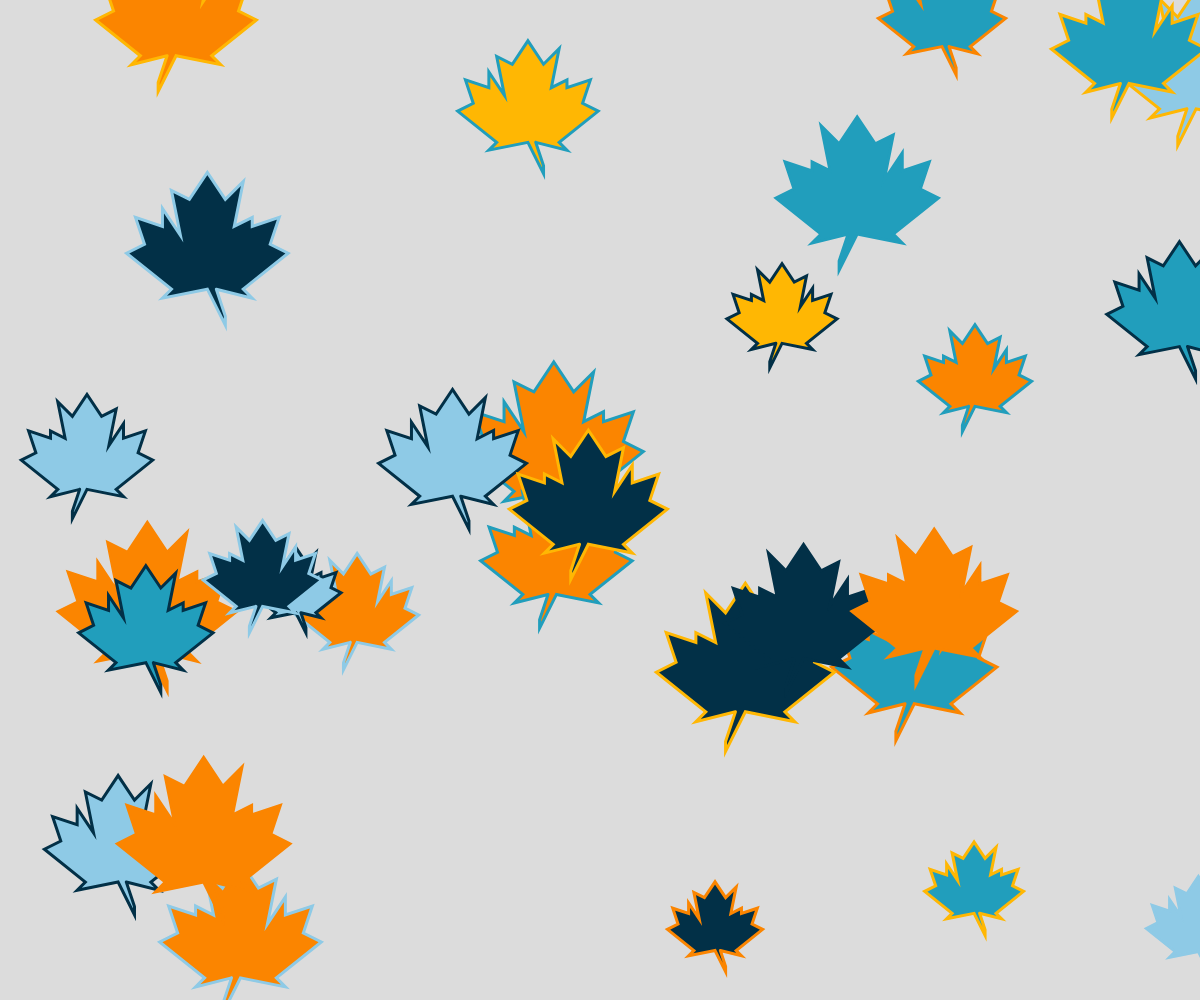
Frame 1 (no input)
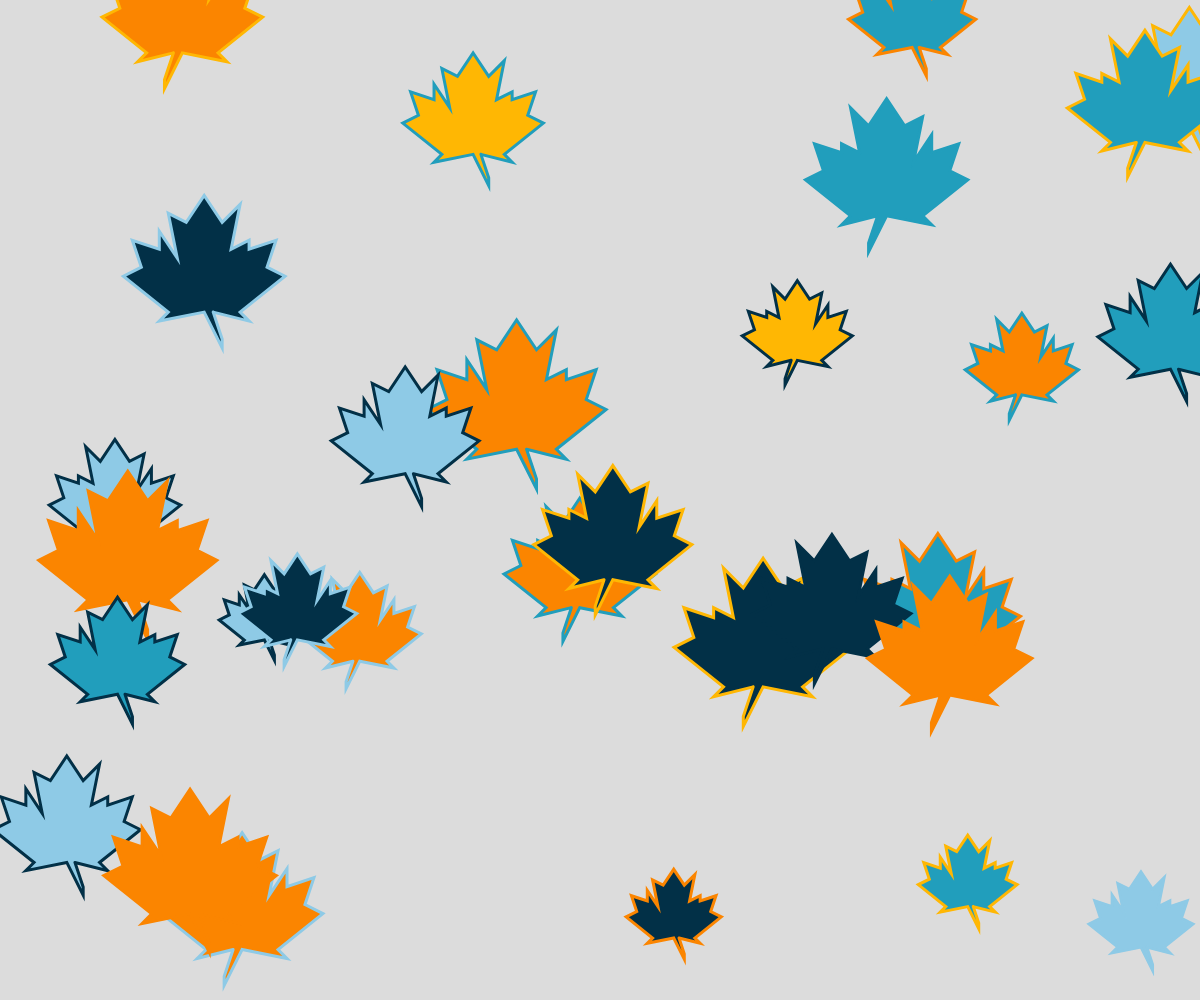
Frame 60 (no input)
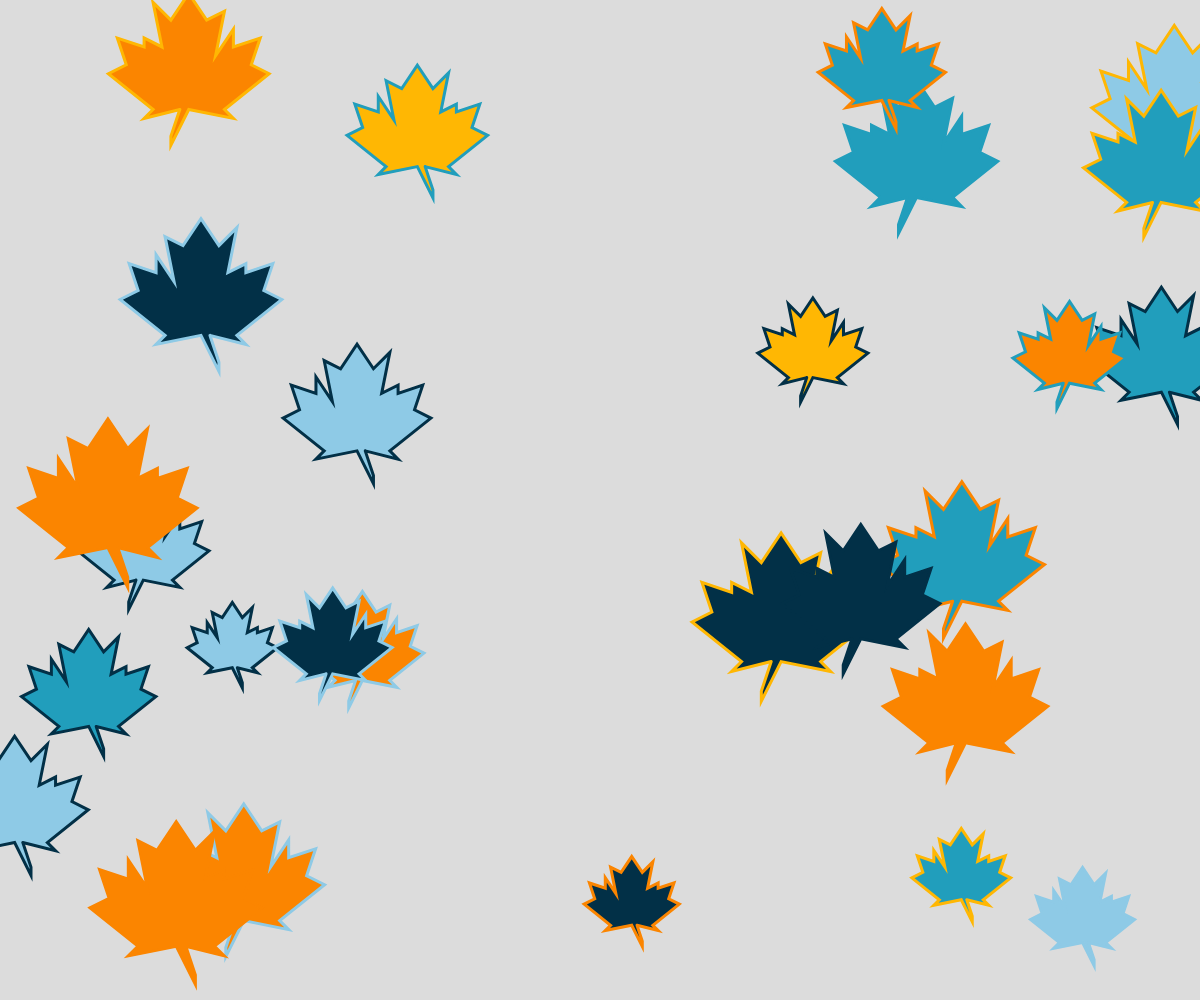
Frame 120 (the mouse pressed at the canvas centre since frame 60)

The p5.js sketch that drew these frames (run headless with seeded random() and noise() and a simulated clock; from frame 60 on, the mouse is pressed at the canvas centre):

// p5.js sketch
// ── sketch.js
let points =[[1, -3], [5, -4], [4, -3],[9,1],[7,2],[8,5],[5,4],[5,5],[3,4],[4,9],[2,7],[0,10],[-2,7],[-4,8],[-3,3],[-5,6],[-5,4],[-8,5],[-7,2],[-9,1],[-4,-3],[-5,-4],[0,-3],[2,-7],[2,-6],[1,-3]];

var stroke_colors = "8ecae6-219ebc-023047-ffb703-fb8500".split("-").map(a=>"#"+a)
var fill_colors = "8ecae6-219ebc-023047-ffb703-fb8500".split("-").map(a=>"#"+a)
// 類別
class odj{ 
  constructor(args){ //設定基本資料
   this.p = args.p || {x:random(width),y:random(height)} //物件位置
   this.v = {x:random(-1,1),y:random(-1,1)} //移動速度由亂數產生
   this.size = random(5,10) // 放大倍率
   this.stroke = random(stroke_colors)
   this.color = random(fill_colors)
  }
  draw() //把物件畫出來
  {
    push() //重新設定
    translate(this.p.x,this.p.y)
    scale((this.v.x<0?1:-1),-1) 
    fill(this.color)
    stroke(this.stroke)
    strokeWeight(3)
    beginShape()
     for(var i = 0;i<points.length;i++){
       //line(points[i][0]*this.size,points[i][1]*this.size,points[i+1][0]*this.size,points[i+1][1]*this.size)
       vertex(points[i][0]*this.size,points[i][1]*this.size)
      }
     endShape(close)
    pop()
  }
  update(){ 
    this.p.x = this.p.x + this.v.x 
    this.p.y = this.p.y + this.v.y
    
    if(this.p.x<=0 || this.p.x>=width) 
    {
      this.v.x = -this.v.x
    }
    if(this.p.y<=0 || this.p.y>=width) 
    {
      this.v.y = -this.v.y
    }
  }
  isBallInRanger(){ 
    let d = dist(mouseX,mouseY,this.p.x,this.p.y) 
    if(d<this.size*15){ 
      return true 
    }else{
      return false 
    }
  }

}


var ball //單一物件
var balls =[] //放物件資料

function setup() { //設定倉庫內資料
  createCanvas(windowWidth,windowHeight);
  for(j=0;j<30;j++) //產生物件
  {
    ball = new odj({}) 
    balls.push(ball) //放入balls
  }
}

function draw() { 
  background(220);
  

  for(let ball of balls){
    ball.draw()
    ball.update()
  }
}


function mousePressed(){
  for(let ball of balls){
    if(ball.isBallInRanger()){
     
      balls.splice(balls.indexOf(ball),1) 
    }
  }

}
